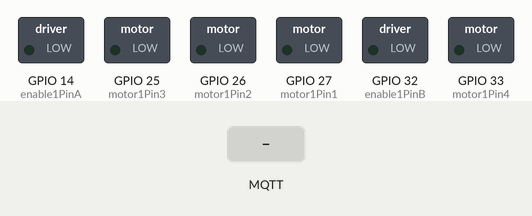
Recording of a sketch running on a simulated ESP32. On the bench: switched loads named in the sketch (green lamp = pin HIGH). The inputs (shaded band) are chosen by the test bench. WiFi joins after 1.5 s; servers stay silent unless stated; no MQTT or app messages arrive unless stated; what the sketch prints to the serial monitor is not drawn.

Above: at 2.7 s.
2.8 s: MQTT message "F" arrives on the first subscribed topic
At 3.8 s:
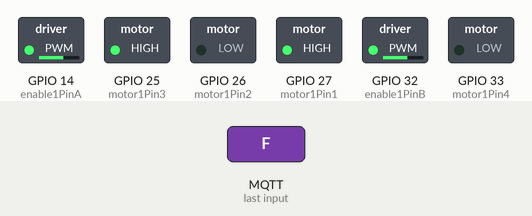
4.3 s: MQTT message "R" arrives on the first subscribed topic
At 4.9 s:
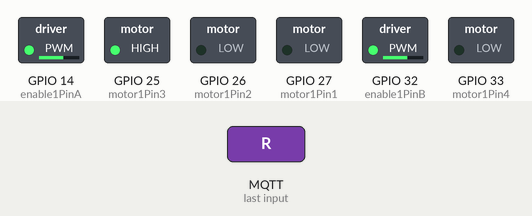
5.8 s: MQTT message "L" arrives on the first subscribed topic
At 6.1 s:
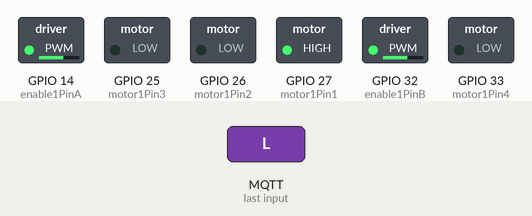
7.3 s: MQTT message "S" arrives on the first subscribed topic
At 8.4 s:
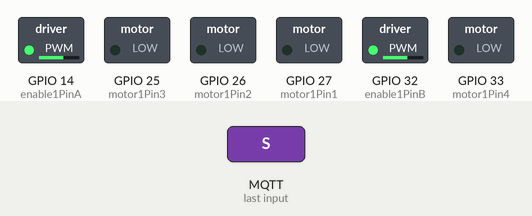
Timing chart, 0 to 9.8 s (numbered marks = the images above; inputs shaded):
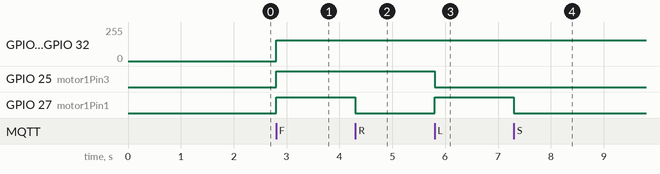

Measured:
- after the input at 2.8 s, GPIO 14 (enable1PinA), GPIO 32 (enable1PinB): 0/255 → 154/255 at once; GPIO 25 (motor1Pin3), GPIO 27 (motor1Pin1): LOW → HIGH at once
- after the input at 4.3 s, GPIO 27 (motor1Pin1): HIGH → LOW at once
- after the input at 5.8 s, GPIO 25 (motor1Pin3): HIGH → LOW at once; GPIO 27 (motor1Pin1): LOW → HIGH at once
- after the input at 7.3 s, GPIO 27 (motor1Pin1): HIGH → LOW at once

The sketch:

DrivingCar.ino
```cpp
#include <WiFi.h>
#include <PubSubClient.h>

#define MQTT_SERVER "Broker host"
#define MQTT_USERNAME "username"
#define MQTT_PASSWORD "password"

#define MQTT_topic_pub "topic public"
#define MQTT_topic_sub "topic subscribe"

const char ssid[] = "Wifi ID";
const char password[] = "Wifi password";

WiFiClient net;
PubSubClient client(net);

// Motor A
int motor1Pin1 = 27;
int motor1Pin2 = 26;
int enable1PinA = 14;

// Motor B
int motor1Pin3 = 25;
int motor1Pin4 = 33;
int enable1PinB = 32;

// Setting PWM properties
const int freq = 30000;
const int pwmChannelA = 0;
const int pwmChannelB = 0;
const int resolution = 8;
int dutyCycle = 155;

void setup_wifi() {
    delay(10);
    //kết nối wifi network
    Serial.println();
    Serial.print("Connecting to ");
    Serial.println(ssid);
    WiFi.begin(ssid, password);
    while (WiFi.status() != WL_CONNECTED) {
      delay(500);
      Serial.print(".");
    }
    randomSeed(micros());
    Serial.println("");
    Serial.println("WiFi connected");
    Serial.println("IP address: ");
    Serial.println(WiFi.localIP());
}

//thực hiện kết nối lại
void reconnect() {
  // chờ tói khi kết nối
  while (!client.connected()) {
    Serial.print("Attempting MQTT connection...");
    if (client.connect("Client",MQTT_USERNAME,MQTT_PASSWORD)) {
      Serial.println("connected");
      //khí kết nối gửi thông báo
      client.publish(MQTT_topic_pub,"hello world");
      // nhận lại thông tin
      client.subscribe(MQTT_topic_sub);
    } else {
      Serial.print("failed, rc=");
      Serial.print(client.state());
      Serial.println(" try again in 5 seconds");
      // Wait 5 seconds before retrying
      delay(5000);
    }
  }
}

void callback(char* topic, byte *payload, unsigned int length) {
    Serial.println("-------new message from broker-----");
    Serial.print("channel:");
    Serial.println(topic);
    Serial.print("data:");
    String reseivedStr = "";
    for (int i = 0; i < length; i++) {
    reseivedStr = (char)payload[i];
  }
    Serial.print(reseivedStr);
    if (reseivedStr.equals("F"))  Forward();
    if (reseivedStr.equals("R"))   right();
    if (reseivedStr.equals("L"))   left();
    if (reseivedStr.equals("S"))   Stop();
    Serial.println();
}

void setup() {
  Serial.begin(115200);
  setup_wifi();
  client.setServer(MQTT_SERVER, 1883);
  client.setCallback(callback);

  // sets the pins as outputs:
  pinMode(motor1Pin1, OUTPUT);
  pinMode(motor1Pin2, OUTPUT);
  pinMode(enable1PinA, OUTPUT);

  pinMode(motor1Pin3, OUTPUT);
  pinMode(motor1Pin4, OUTPUT);
  pinMode(enable1PinB, OUTPUT);

  // configure LED PWM functionalitites
  ledcSetup(pwmChannelA, freq, resolution);
  ledcSetup(pwmChannelB, freq, resolution);

  // attach the channel to the GPIO to be controlled
  ledcAttachPin(enable1PinA, pwmChannelA);
  ledcAttachPin(enable1PinB, pwmChannelB);
}

void loop() {
  //kiểm tra kết nối
  if(!client.connected()){
    reconnect();
  }
  client.loop();
 }

void Stop(){
  digitalWrite(motor1Pin1, LOW);
  digitalWrite(motor1Pin2, LOW);
  digitalWrite(motor1Pin3, LOW);
  digitalWrite(motor1Pin4, LOW);
}

void Forward(){
  digitalWrite(motor1Pin1, HIGH);
  digitalWrite(motor1Pin2, LOW);
  digitalWrite(motor1Pin3, HIGH);
  digitalWrite(motor1Pin4, LOW);
  ledcWrite(pwmChannelA, dutyCycle);
  ledcWrite(pwmChannelB, dutyCycle);
}

void left(){
  digitalWrite(motor1Pin1, HIGH);
  digitalWrite(motor1Pin2, LOW);
  digitalWrite(motor1Pin3, LOW);
  digitalWrite(motor1Pin4, LOW);
  ledcWrite(pwmChannelA, dutyCycle);
  ledcWrite(pwmChannelB, dutyCycle);
}

void right(){
  digitalWrite(motor1Pin1, LOW);
  digitalWrite(motor1Pin2, LOW);
  digitalWrite(motor1Pin3, HIGH);
  digitalWrite(motor1Pin4, LOW);
  ledcWrite(pwmChannelA, dutyCycle);
  ledcWrite(pwmChannelB, dutyCycle);
}
```
